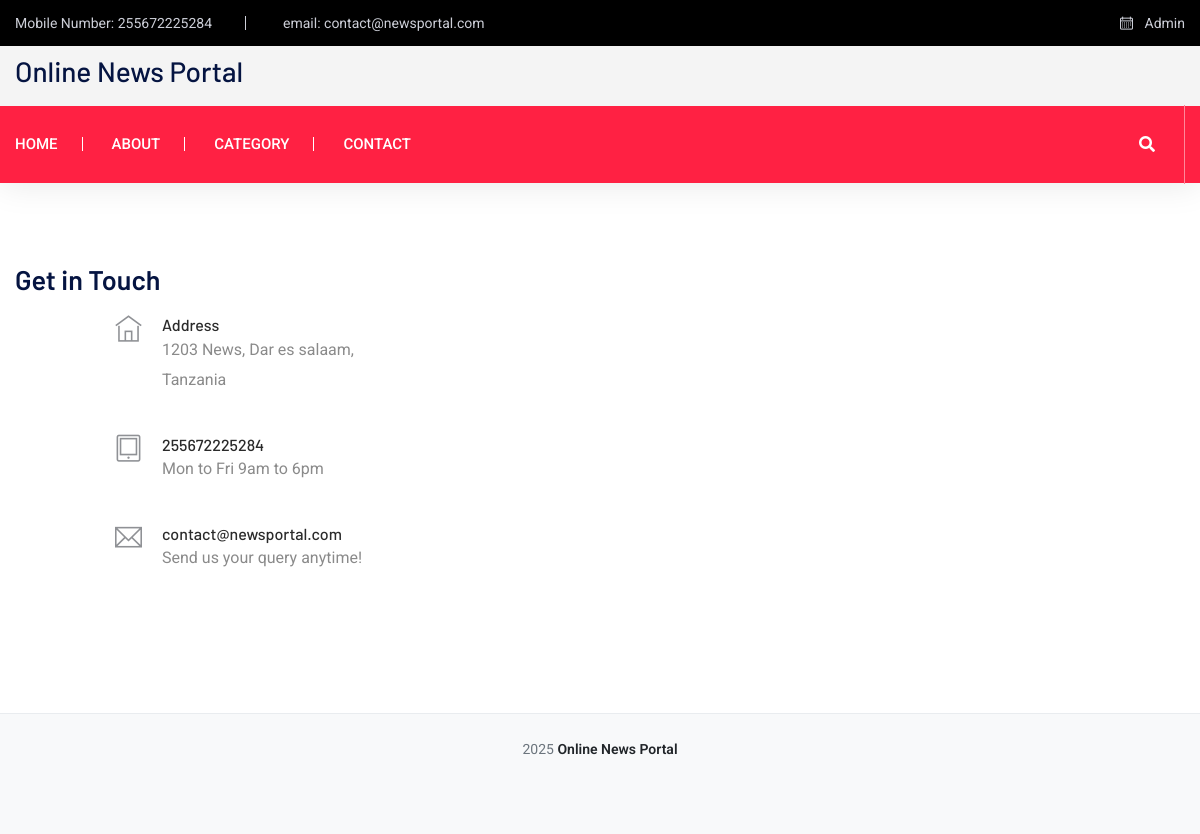
/Contactus, run on the app's committed database.
### newsapp/models.py (models this page shows)
class Page(models.Model):
    pagetitle = models.CharField(max_length=250)
    address = models.CharField(max_length=250)
    aboutus = models.TextField()
    email = models.EmailField(max_length=200)
    mobilenumber = models.IntegerField(default=0)
    created_at = models.DateTimeField(auto_now_add=True)
    updated_at = models.DateTimeField(auto_now=True)

### onps/views.py (the view)
# urls.py: path('Contactus', views.CONTACTUS, name='contactus'),
def CONTACTUS(request):
    first_page = Page.objects.first()
    context = {
        "page": first_page,
    }
    return render(request, 'contactus.html', context)

### newsapp/context_processors.py (called while the page is built)
def category_processor(request):
    cat = Category.objects.all()
    return {'cat': cat}

def aboutus(request):
    first_page = Page.objects.first()
    return {'first_page':first_page}

### templates/contactus.html
{% extends 'base1.html' %}
{% block content %}
{% load static %}
<section class="contact-section">
    <div class="container">
        <div class="row">
            <div class="col-12">
                <h2 class="contact-title">Get in Touch</h2>
            </div>
            <div class="col-lg-3 offset-lg-1">
                <div class="media contact-info">
                    <span class="contact-info__icon"><i class="ti-home"></i></span>
                    <div class="media-body">
                        <h3>Address</h3>
                        <p>{{ page.address }}</p>
                    </div>
                </div>
                <div class="media contact-info">
                    <span class="contact-info__icon"><i class="ti-tablet"></i></span>
                    <div class="media-body">
                        <h3>{{ page.mobilenumber }}</h3>
                        <p>Mon to Fri 9am to 6pm</p>
                    </div>
                </div>
                <div class="media contact-info">
                    <span class="contact-info__icon"><i class="ti-email"></i></span>
                    <div class="media-body">
                        <h3>{{ page.email }}</h3>
                        <p>Send us your query anytime!</p>
                    </div>
                </div>
            </div>
        </div>
    </div>
    </section> {% endblock %}

### templates/includes1/header.html (shortened to what this page needs)
{% load static %}
<header>
    <div class="header-area">
        <div class="main-header ">
            <div class="header-top black-bg d-none d-sm-block">
                <div class="container">
                    <div class="col-xl-12">
                        <div class="row d-flex justify-content-between align-items-center">
                            <div class="header-info-left">
                                <ul>
                                    <li>Mobile Number: {{first_page.mobilenumber}}</li>
                                    <li>email: {{first_page.email}}</li>
                                </ul>
                            </div>
                            <div class="header-info-right">
                                <ul class="header-date">
                                    <a href="{% url 'login' %}"><li><span class="flaticon-calendar"></span> Admin</li></a>
                                </ul>
                            </div>
                        </div>
                    </div>
                </div>
            </div>
            <div class="header-mid gray-bg">
                <div class="container">
                    <div class="row d-flex align-items-center">
                        <div class="col-xl-3 col-lg-3 col-md-3 d-none d-md-block">
                            <div class="logo">
                                <a href="{% url 'index' %}"><h3>Online News Portal</h3></a>
                            </div>
                        </div>
                        <div class="col-xl-9 col-lg-9 col-md-9">
                        </div>
                    </div>
                </div>
            </div>
            <div class="header-bottom header-sticky">
                <div class="container">
                    <div class="row align-items-center">
                        <div class="col-xl-8 col-lg-8 col-md-12 header-flex">
                            <div class="main-menu d-none d-md-block">
                                <nav>
                                    <ul id="navigation">
                                        <li><a href="{% url 'index' %}">Home</a></li>
                                        <li><a href="{% url 'aboutus' %}">About</a></li>
                                        <li><a href="#">Category</a>
                                        </li>
                                        <li><a href="{% url 'contactus' %}">Contact</a></li>
                                    </ul>
                                </nav>
                            </div>
                        </div>
                        <div class="col-xl-4 col-lg-4 col-md-4">
                            <div class="header-right f-right d-none d-lg-block">
                                <div class="nav-search search-switch">
                                    <a href="{% url 'search_news' %}"><i class="fa fa-search"></i></a>
                                </div>
                            </div>
                        </div>
                        <div class="col-12">
                        </div>
                    </div>
                </div>
            </div>
        </div>
    </div>
</header>

### data on the page
Page: mobilenumber "255672225284", email "contact@newsportal.com", address "1203 News, Dar es salaam, Tanzania"
